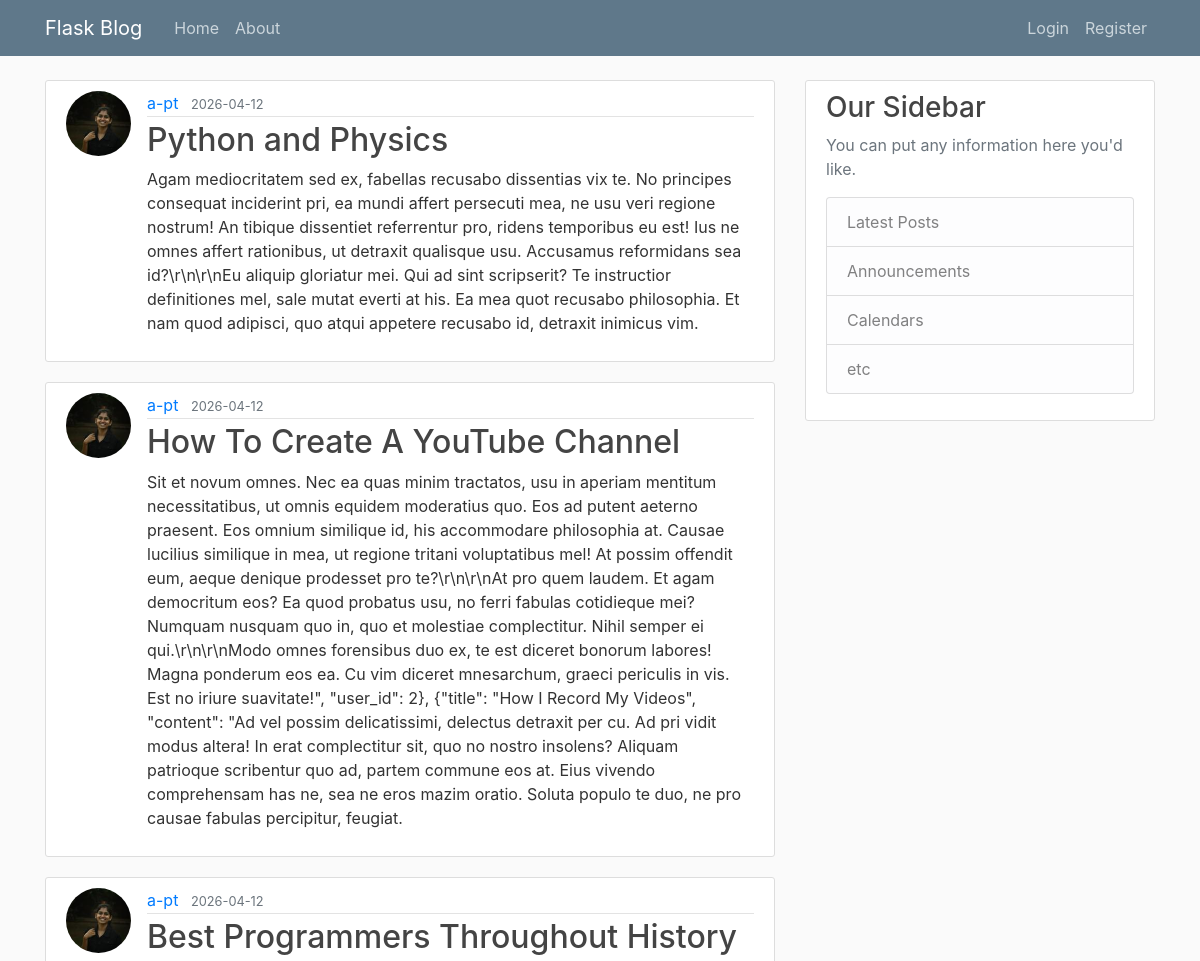
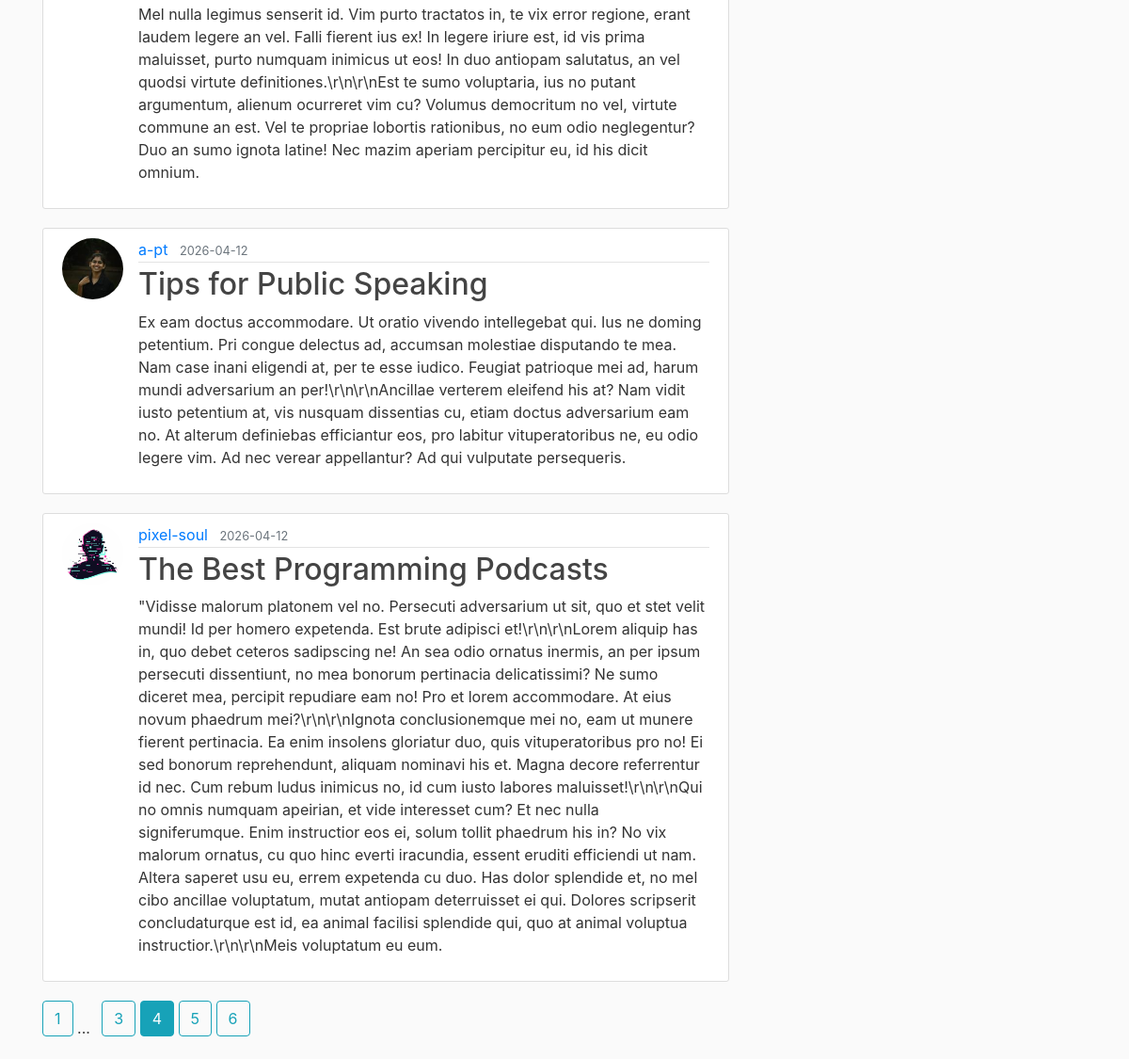
/home?page=4, run on the app's committed database (2 pictures, top to bottom).
### flask_blog/models.py (models this page shows, shortened)
class Post(db.Model):
    id = db.Column(db.Integer, primary_key=True)
    title = db.Column(db.String(100), nullable=False)
    content = db.Column(db.Text, nullable=False)
    date_posted = db.Column(db.DateTime, nullable=False, default=datetime.utcnow)
    user_id = db.Column(db.Integer, db.ForeignKey('user.id'), nullable=False)

class User(db.Model, UserMixin):
    id = db.Column(db.Integer, primary_key=True)
    username = db.Column(db.String(20), unique=True, nullable=False)
    email = db.Column(db.String(120), unique=True, nullable=False)
    image_file = db.Column(db.String(20), nullable=False, default='default.jpg')
    password = db.Column(db.String(60), nullable=False)
    posts = db.relationship('Post', backref='author', lazy=True)

### flask_blog/main/routes.py (the view)
@main.route("/")
@main.route("/home")
def home():
    page = request.args.get('page', 1, type=int)
    posts = Post.query.order_by(Post.date_posted.desc()).paginate(per_page=5, page=page)
    return render_template("home.html",posts=posts)

### flask_blog/templates/home.html
{% extends "layout.html" %}
{% block content %}
    {% for post in posts.items %}
        <article class="media content-section">
            <img class="rounded-circle article-img" src="{{ url_for('static', filename='profile_pics/' + post.author.image_file) }}">
            <div class="media-body">
                <div class="article-metadata">
                <a class="mr-2" href="{{ url_for('users.user_posts', username=post.author.username) }}">{{ post.author.username }}</a>
                <small class="text-muted">{{ post.date_posted.strftime('%Y-%m-%d') }}</small>
                </div>
                <h2><a class="article-title" href="{{ url_for('posts.post', post_id=post.id) }}">{{ post.title }}</a></h2>
                <p class="article-content">{{ post.content }}</p>
            </div>
        </article>
    {% endfor %}
    {% for page_num in posts.iter_pages(left_edge=1, right_edge=1, left_current=1, right_current=1) %}
        {% if page_num %}
            {% if page_num == posts.page %}
                <a class="btn btn-info mb-4" href="{{ url_for('main.home', page=page_num) }}">{{ page_num }}</a>
            {% else %}
                <a class="btn btn-outline-info mb-4" href="{{ url_for('main.home', page=page_num) }}">{{ page_num }}</a>
            {% endif %}
        {% else %}
            <span class="mr-2">...</span>
        {% endif %}
    {% endfor %}
{% endblock content %}

### flask_blog/static/main.css (style rules this page uses)
body { background: #fafafa; color: #333333; margin-top: 5rem; }
h1, h2, h3, h4, h5, h6 { color: #444444; }
.content-section { background: #ffffff; padding: 10px 20px; border: 1px solid #dddddd; border-radius: 3px; margin-bottom: 20px; }
.article-title { color: #444444; }
.article-content { white-space: pre-line; }
.article-img { height: 65px; width: 65px; margin-right: 16px; }
.article-metadata { padding-bottom: 1px; margin-bottom: 4px; border-bottom: 1px solid #e3e3e3 }

### data on the page
Post: image_file (picture), author.username "a-pt", date_posted "2026-04-12", title "Python and Physics", content "Agam mediocritatem sed ex, fabellas recusabo dissentias vix te. No principes consequat inciderint pri, ea mundi affert persecuti mea, ne usu veri regione nostrum! An tibique dissentiet referrentur pro, ridens temporibus eu est! Ius ne omnes affert rationibus, ut detraxit qualisque usu. Accusamus reformidans sea id?\\r\\n\\r\\nEu aliquip gloriatur mei. Qui ad sint scripserit? Te instructior definitiones mel, sale mutat everti at his. Ea mea quot recusabo philosophia. Et nam quod adipisci, quo atqui appetere recusabo id, detraxit inimicus vim."
Post: image_file (picture), author.username "a-pt", date_posted "2026-04-12", title "How To Create A YouTube Channel", content "Sit et novum omnes. Nec ea quas minim tractatos, usu in aperiam mentitum necessitatibus, ut omnis equidem moderatius quo. Eos ad putent aeterno praesent. Eos omnium similique id, his accommodare philosophia at. Causae lucilius similique in mea, ut regione tritani voluptatibus mel! At possim offendit eum, aeque denique prodesset pro te?\\r\\n\\r\\nAt pro quem laudem. Et agam democritum eos? Ea quod probatus usu, no ferri fabulas cotidieque mei? Numquam nusquam quo in, quo et molestiae complectitur. Nihil semper ei qui.\\r\\n\\r\\nModo omnes forensibus duo ex, te est diceret bonorum labores! Magna ponderum eos ea. Cu vim diceret mnesarchum, graeci periculis in vis. Est no iriure suavitate!\",…"
Post: image_file (picture), author.username "a-pt", date_posted "2026-04-12", title "Best Programmers Throughout History", content "Mel nulla legimus senserit id. Vim purto tractatos in, te vix error regione, erant laudem legere an vel. Falli fierent ius ex! In legere iriure est, id vis prima maluisset, purto numquam inimicus ut eos! In duo antiopam salutatus, an vel quodsi virtute definitiones.\\r\\n\\r\\nEst te sumo voluptaria, ius no putant argumentum, alienum ocurreret vim cu? Volumus democritum no vel, virtute commune an est. Vel te propriae lobortis rationibus, no eum odio neglegentur? Duo an sumo ignota latine! Nec mazim aperiam percipitur eu, id his dicit omnium."
Post: image_file (picture), author.username "a-pt", date_posted "2026-04-12", title "Tips for Public Speaking", content "Ex eam doctus accommodare. Ut oratio vivendo intellegebat qui. Ius ne doming petentium. Pri congue delectus ad, accumsan molestiae disputando te mea. Nam case inani eligendi at, per te esse iudico. Feugiat patrioque mei ad, harum mundi adversarium an per!\\r\\n\\r\\nAncillae verterem eleifend his at? Nam vidit iusto petentium at, vis nusquam dissentias cu, etiam doctus adversarium eam no. At alterum definiebas efficiantur eos, pro labitur vituperatoribus ne, eu odio legere vim. Ad nec verear appellantur? Ad qui vulputate persequeris."
Post: image_file (placeholder picture), author.username "pixel-soul", date_posted "2026-04-12", title "The Best Programming Podcasts", content "\"Vidisse malorum platonem vel no. Persecuti adversarium ut sit, quo et stet velit mundi! Id per homero expetenda. Est brute adipisci et!\\r\\n\\r\\nLorem aliquip has in, quo debet ceteros sadipscing ne! An sea odio ornatus inermis, an per ipsum persecuti dissentiunt, no mea bonorum pertinacia delicatissimi? Ne sumo diceret mea, percipit repudiare eam no! Pro et lorem accommodare. At eius novum phaedrum mei?\\r\\n\\r\\nIgnota conclusionemque mei no, eam ut munere fierent pertinacia. Ea enim insolens gloriatur duo, quis vituperatoribus pro no! Ei sed bonorum reprehendunt, aliquam nominavi his et. Magna decore referrentur id nec. Cum rebum ludus inimicus no, id cum iusto labores maluisset!\\r\\n\\r\\nQui…"

### other printed values
{{ page_num }} "1" "3" "5" "6"
{{ page_num }} "4"
